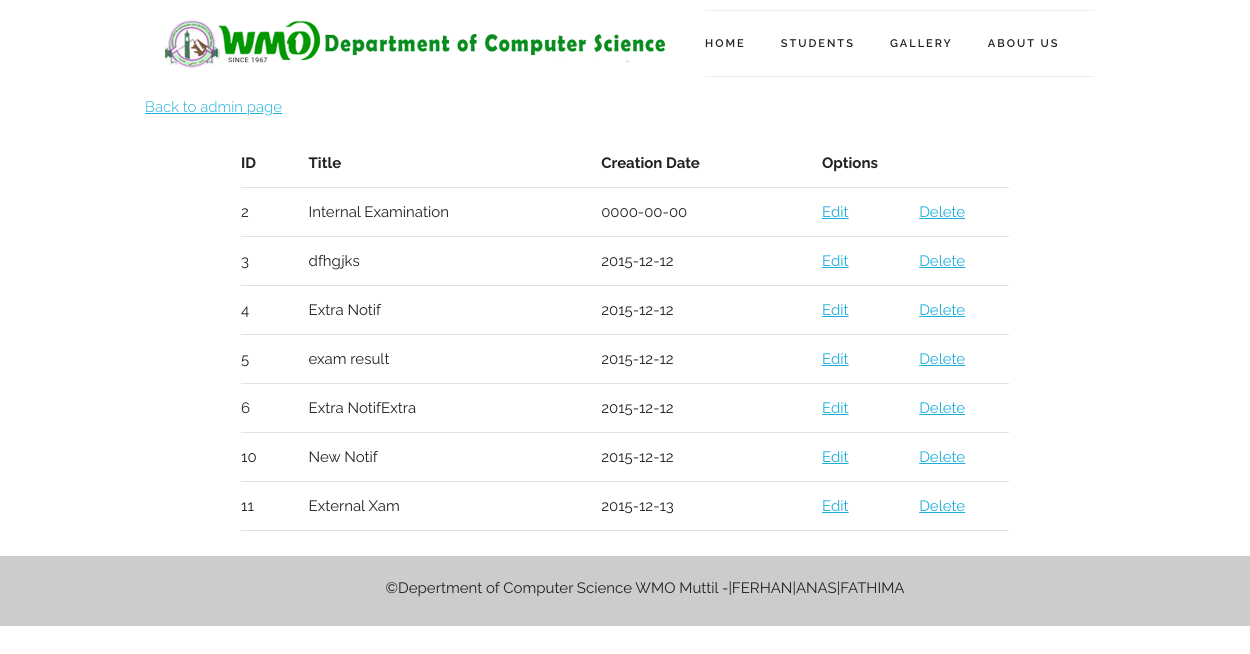
Page /viewnotif.php (signed in) on the committed database.
### tables this page shows
CREATE TABLE IF NOT EXISTS `notifications` (
`id` int(11) NOT NULL,
  `title` text NOT NULL,
  `details` text NOT NULL,
  `creation` date NOT NULL
);

### viewnotif.php (the view, shortened to what this page needs)
<?php require_once("/includes/dbconn.php");?>
<!DOCTYPE html>
<html lang="en">
<head>
<?php include_once "/includes/css.php";?>
</head>
<body>
<?php include_once("/includes/header.php");?>
  <div class="container">
  <a href="admin.php"><h6>Back to admin page</h6></a>
  <section class="container notification-page">
  <table class="u-full-width">
      <thead>
        <tr>
          <th>ID</th>
          <th>Title</th>
          <th>Creation Date</th>
          <th colspan="2">Options</th>
        </tr>
      </thead>
      <tbody>
  <?php
  $sql = "SELECT * FROM notifications";
                if($result = mysqli_query($conn, $sql)){
                  if(mysqli_num_rows($result) > 0){
                    while($row = mysqli_fetch_array($result)){
                        $id=$row['id'];
                        $title=$row['title'];
                        $creation_date=$row['creation'];
                         echo "<tr>";
                         echo "<td>".$id."</td>";
                         echo "<td>".$title."</td>";
                         echo "<td>".$creation_date."</td>";
                         echo "<td><a href=\"editnotif.php?id=$id\">" . "Edit" . "</a></td>";
                         echo "<td><a href=\"deletenotif.php?id=$id\">" . "Delete" . "</a></td>";
                         echo "</tr>";
                    }
                    echo "</tbody></table>";
                  } else{
                 echo "No New Notifications";
                    }
                } else{
                  echo "ERROR: Could not able to execute $sql. " . mysqli_error($conn);
                }
?>
  </section>
  </div>
<?php include_once("includes/footer.php");?>

### includes/css.php (shortened to what this page needs)
<link rel="stylesheet" href="css/normalize.css">
<link rel="stylesheet" href="css/skeleton.css">
<link rel="stylesheet" type="text/css" href="css/default.css">

### includes/header.php
<header>
<div class="container">
<div class="logo">
  <img src="images/logo.png" />
</div>
<nav class="navbar">
    <ul class="navbar-list">
      <li class="navbar-item"> <a href="index.php" class="nav-link">Home</a> </li>
      <li class="navbar-item"> <a href="students.php" class="nav-link">Students</a> </li>
      <li class="navbar-item"> <a href="gallery.php" class="nav-link">Gallery</a> </li>
      <li class="navbar-item"> <a href="" class="nav-link">About Us</a> </li>
    </ul>
</nav>
</div>
</header>

### includes/footer.php
<footer class="footer">
    <p>
      &copy;Depertment of Computer Science WMO Muttil -|FERHAN|ANAS|FATHIMA
    </p>
</footer>
</body>
</html>

### css/skeleton.css (style rules this page uses)
.container { position: relative; width: 100%; max-width: 960px; margin: 0 auto; padding: 0 20px; box-sizing: border-box; }
@media (min-width: 400px) { .container { width: 85%; padding: 0; } }
@media (min-width: 550px) { .container { width: 80%; } }
html { font-size: 62.5%; }
body { font-size: 1.5em; line-height: 1.6; font-weight: 400; font-family: "Raleway", "HelveticaNeue", "Helvetica Neue", Helvetica, Arial, sans-serif; color: #222; }
h1, h2, h3, h4, h5, h6 { margin-top: 0; margin-bottom: 2rem; font-weight: 300; }
h6 { font-size: 1.5rem; line-height: 1.6; letter-spacing: 0; }
@media (min-width: 550px) { h6 { font-size: 1.5rem; } }
p { margin-top: 0; }
a { color: #1EAEDB; }
ul { list-style: circle inside; }
ol, ul { padding-left: 0; margin-top: 0; }
li { margin-bottom: 1rem; }
th, td { padding: 12px 15px; text-align: left; border-bottom: 1px solid #E1E1E1; }
th:first-child, td:first-child { padding-left: 0; }
th:last-child, td:last-child { padding-right: 0; }
pre, blockquote, dl, figure, table, p, ul, ol, form { margin-bottom: 2.5rem; }
.u-full-width { width: 100%; box-sizing: border-box; }
.container:after, .row:after, .u-cf { content: ""; display: table; clear: both; }

### css/default.css (style rules this page uses)
.logo { padding: 20px; width:500px; float: left; }
.navbar { display: inline-block; height: 6.5rem; border-top: 1px solid #eee; border-bottom: 1px solid #eee; margin: 10px 0px 0px 20px; }
.navbar-list { list-style: none; margin-bottom: 0; }
.navbar-list .navbar-item { float: left; margin-bottom: 0; }
.navbar .nav-link { text-transform: uppercase; font-size: 11px; font-weight: 600; letter-spacing: .2rem; margin-right: 35px; text-decoration: none; line-height: 6.5rem; color: #222; }
header { margin-bottom: 0; }
.footer { height: 30px; position: relative; width: 100%; bottom: 0px; background-color: #ccc; padding: 20px; text-align: center; }
.notification-page { margin: 0px auto; }

### rows in the picture
notifications: id "2", title "Internal Examination", creation "0000-00-00"
notifications: id "3", title "dfhgjks", creation "2015-12-12"
notifications: id "4", title "Extra Notif", creation "2015-12-12"
notifications: id "5", title "exam result", creation "2015-12-12"
notifications: id "6", title "Extra NotifExtra", creation "2015-12-12"
notifications: id "10", title "New Notif", creation "2015-12-12"
notifications: id "11", title "External Xam", creation "2015-12-13"
